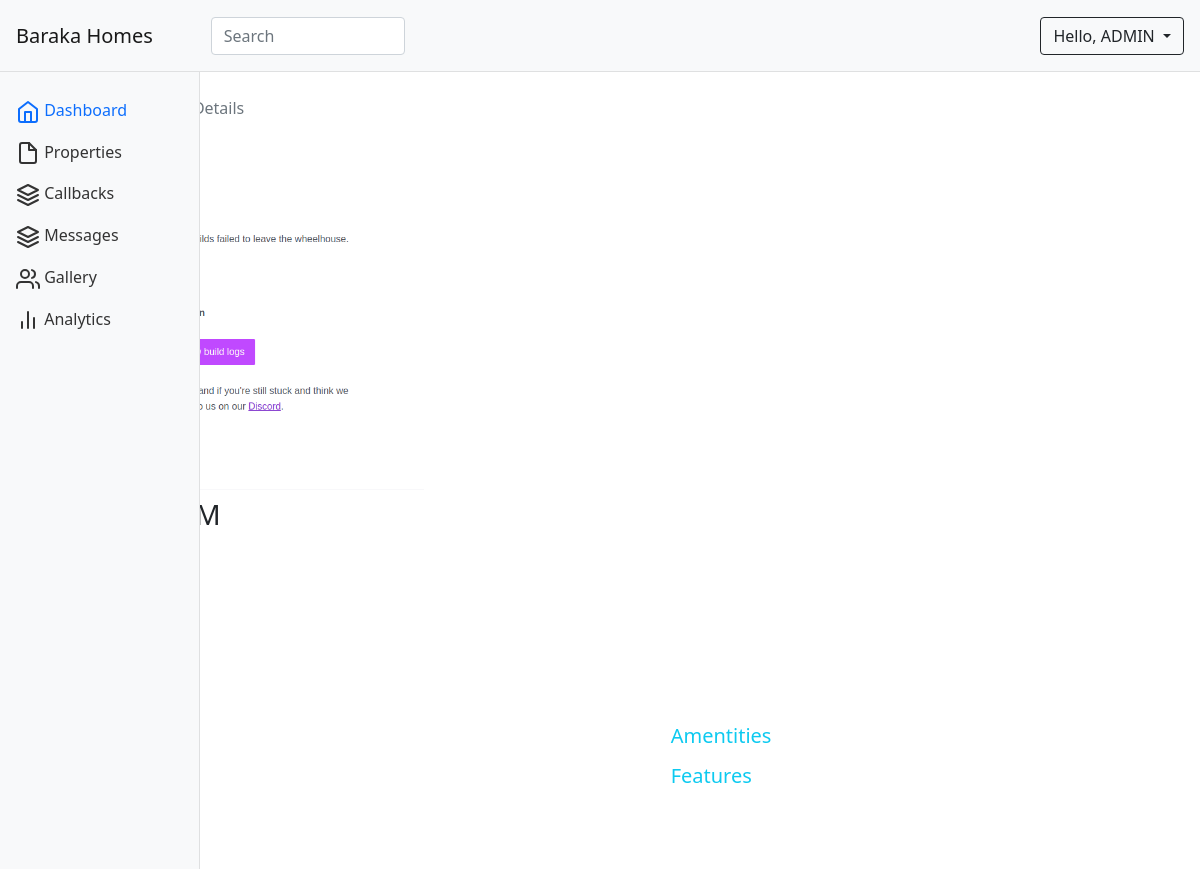
The page /realtor/property_details/1 on the database as committed earlier.
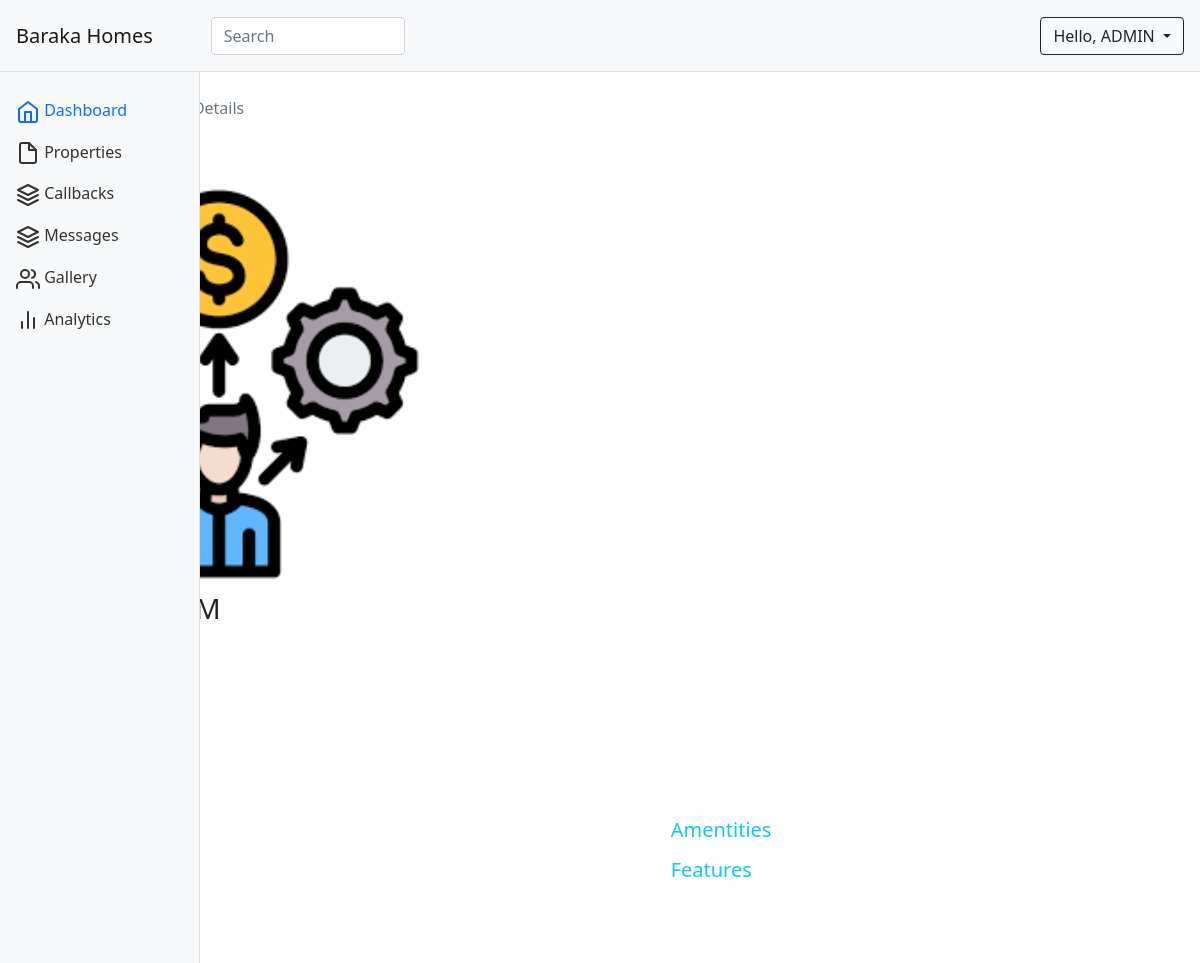
The same page on the database as committed later.
### realtor/models.py (models this page shows, shortened)
class Properties(models.Model):
    title = models.CharField(max_length=250)
    description = models.TextField()
    address = models.CharField(max_length=250)
    price = models.FloatField()
    size = models.CharField(max_length=50, blank=True)
    status = models.CharField(max_length=50)
    images = models.ImageField(upload_to='properties')
    location = models.CharField(max_length=100, blank=True, default="Nairobi")
    featured = models.BooleanField(default=False)
    date_created = models.DateTimeField(auto_now_add=True)

### realtor/views.py (the view)
# urls.py: path("property_details/<pk>", views.PropertyDetailView.as_view(), name="property_details"),
class PropertyDetailView(DetailView):
    context_object_name = 'property'
    model = Properties
    template_name = 'realtors/property_details.html'

### templates/realtors/property_details.html (shortened to what this page needs)
{% extends './dashboard.html' %}
{% block content %}
<main class="col-md-9 ml-sm-auto col-lg-10 px-md-4 py-4">
    <nav aria-label="breadcrumb">
        <ol class="breadcrumb">
            <li class="breadcrumb-item"><a href="{% url 'property_list'%}">Properties</a></li>
            <li class="breadcrumb-item active" aria-current="page">Property Details</li>
        </ol>
    </nav>
    <div class="py-5">
        <div class="col-md-8">
        <img src="{{property.images.url}}" alt="" style="width: 400px;">
        </div>
        <div class="">
            <h3 class="py-2">Kshs. {{property.price}} M</h3>
            <h5 class="card-title fw-bold text-info mb-3">{{property.title}}</h5>
            <p class="fw-lighter">
            </p>
            <span class="d-flex gap-3 flex-wrap">
                <p class="">
                </p>
                <p class="">
                </p>
            </span>
        </div>
    </div>
    <div class="row">
        <div class="col col-md-8 py-2">
            <h5>Description</h5>
            <p class="lh-lg fw-light">
            </p>
            <button class="btn btn-primary rounded">Update</button>
            <button class="btn btn-danger rounded">Delete</button>
        </div>
        <div class="col-12 col-md-4 p-2">
            <div class="col">
                <h5 class="text-info">Amentities</h5>
            </div>
            <div class="col py-2">
                <h5 class="text-info">Features</h5>
            </div>
        </div>
    </div>
</main>
{% endblock %}

Rows that differ between the two databases and show on the page:
changed Properties: images: a different picture
